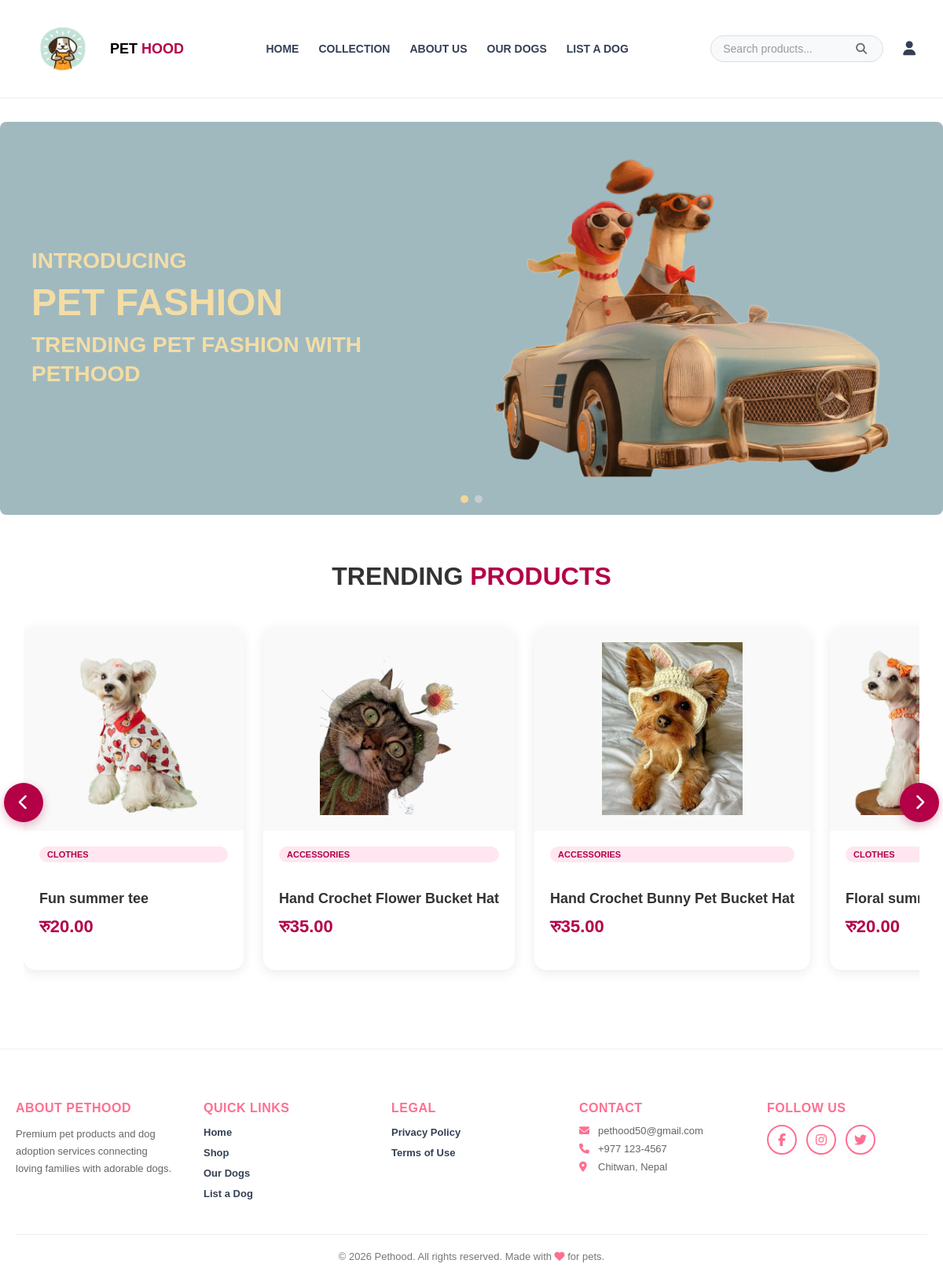
The page / on the database its author committed.
### shop/models.py (models this page shows, shortened)
class Product(models.Model):
    CATEGORY_CHOICES = [
        ('food', 'Food'),
        ('clothes', 'Clothes'),
        ('accessories', 'Accessories'),
    ]
    name = models.CharField(max_length=200)
    slug = models.SlugField(max_length=250, unique=True, blank=True, null=True)
    category = models.CharField(max_length=20, choices=CATEGORY_CHOICES)
    price = models.DecimalField(max_digits=10, decimal_places=2)
    description = models.TextField()
    image = models.ImageField(upload_to='products/')
    sizes = models.ManyToManyField(Size, blank=True)   #  multiple sizes

### userauth/views.py (the view)
# urls.py: path('', views.dashboard_home, name='home'),
def home(request):
    trending_products = get_trending_products(days=30, limit=8)
    if request.user.is_authenticated:
        recommended_products = get_personalized_recommendations(request.user, limit=6)
    else:
        recommended_products = None
    return render(request, 'home.html', {
        'trending_products': trending_products,
        'recommended_products': recommended_products,
    })

### shop/context_processors.py (called while the page is built)
def cart_count(request):
    if request.user.is_authenticated:
        cart, _ = Cart.objects.get_or_create(user=request.user)
        count = cart.items.count()
    else:
        count = 0
    return {'cart_count': count}

### shop/recommendations.py (called while the page is built)
def get_trending_products(days=30, limit=8):
    cutoff_date = timezone.now() - timedelta(days=days)
    trending_data = OrderItem.objects.filter(
        order__created_at__gte=cutoff_date
    ).values('product').annotate(
        order_count=Count('order', distinct=True),
        total_quantity=Count('id')
    ).annotate(
        popularity_score=F('order_count') * Decimal('1.5') + F('total_quantity')
    ).order_by('-popularity_score')[:limit]
    product_ids = [item['product'] for item in trending_data]
    products_dict = {p.id: p for p in Product.objects.filter(id__in=product_ids)}
    trending = [products_dict[pid] for pid in product_ids if pid in products_dict]
    if len(trending) < limit:
        additional = Product.objects.exclude(id__in=product_ids)[:limit - len(trending)]
        trending.extend(list(additional))
    return trending

### templates/home.html (shortened to what this page needs)
{% extends 'base.html' %}
{% block content %}
{% include 'carousel.html' %}
{% include 'trending.html' %}
{% endblock %}

### templates/trending.html (shortened to what this page needs)
{% load static %}
{% if trending_products %}
<div class="trending-section">
  <h2>Trending <span>Products</span></h2>
  <div class="trending-scroll-container">
    <button class="trending-scroll-btn left" onclick="scrollTrending(-1)">
      <i class="fas fa-chevron-left"></i>
    </button>
    <div class="trending-products-grid" id="trending-grid">
      {% for product in trending_products %}
      <a href="{% url 'productdetails' product.slug %}" class="trending-product-card">
        <img src="{{ product.image.url }}" alt="{{ product.name }}">
        <div class="trending-card-info">
          <span class="category-badge">{{ product.get_category_display }}</span>
          <h4>{{ product.name }}</h4>
          <p class="price">रु{{ product.price }}</p>
        </div>
      </a>
      {% endfor %}
    </div>
    <button class="trending-scroll-btn right" onclick="scrollTrending(1)">
      <i class="fas fa-chevron-right"></i>
    </button>
  </div>
</div>
{% endif %}

### static/base.css (style rules this page uses)
* { box-sizing: border-box; }
body { margin: 0; font-family: Arial, sans-serif; }

### templates/trending.html (style rules this page uses)
.trending-section { max-width: 1400px; margin: 60px auto; padding: 0 30px; }
.trending-section h2 { font-size: 32px; font-weight: 700; margin-bottom: 35px; color: #333; text-align: center; text-transform: uppercase; }
.trending-section h2 span { color: #b30047; }
.trending-scroll-container { position: relative; }
.trending-scroll-btn { position: absolute; top: 50%; transform: translateY(-50%); background: #b30047; color: #fff; border: none; width: 50px; height: 50px; border-radius: 50%; cursor: pointer; font-size: 20px; display: flex; align-items: center; justify-content: center; z-index: 10; box-shadow: 0 4px 12px rgba(179, 0, 71, 0.3); transition: all 0.3s ease; }
.trending-scroll-btn.left { left: -25px; }
.trending-scroll-btn.right { right: -25px; }
.trending-products-grid { display: flex; gap: 25px; overflow-x: auto; scroll-behavior: smooth; padding: 10px 0 20px; margin-bottom: 40px; scrollbar-width: none; -ms-overflow-style: none; }
.trending-product-card { background: #fff; border-radius: 15px; overflow: hidden; box-shadow: 0 4px 15px rgba(0,0,0,0.08); transition: all 0.3s ease; text-decoration: none; color: inherit; display: flex; flex-direction: column; min-width: 280px; flex-shrink: 0; }
.trending-product-card img { width: 100%; height: 260px; object-fit: contain; background: #f9f9f9; padding: 20px; }
.trending-card-info { padding: 20px; flex: 1; display: flex; flex-direction: column; }
.trending-product-card h4 { font-size: 18px; font-weight: 600; margin-bottom: 10px; color: #333; line-height: 1.4; }
.trending-product-card .category-badge { display: inline-block; font-size: 11px; padding: 4px 10px; background: #ffe6f0; color: #b30047; border-radius: 12px; margin-bottom: 10px; text-transform: uppercase; font-weight: 600; }
.trending-product-card .price { font-size: 22px; font-weight: bold; color: #b30047; margin-top: auto; }

### rows shown on the page
Product: image (picture), category "CLOTHES", name "Fun summer tee", price "20.00"
Product: image (picture), category "ACCESSORIES", name "Hand Crochet Flower Bucket Hat", price "35.00"
Product: image (picture), category "ACCESSORIES", name "Hand Crochet Bunny Pet Bucket Hat", price "35.00"
Product: image (picture), category "CLOTHES", name "Floral…", price "20.00"
